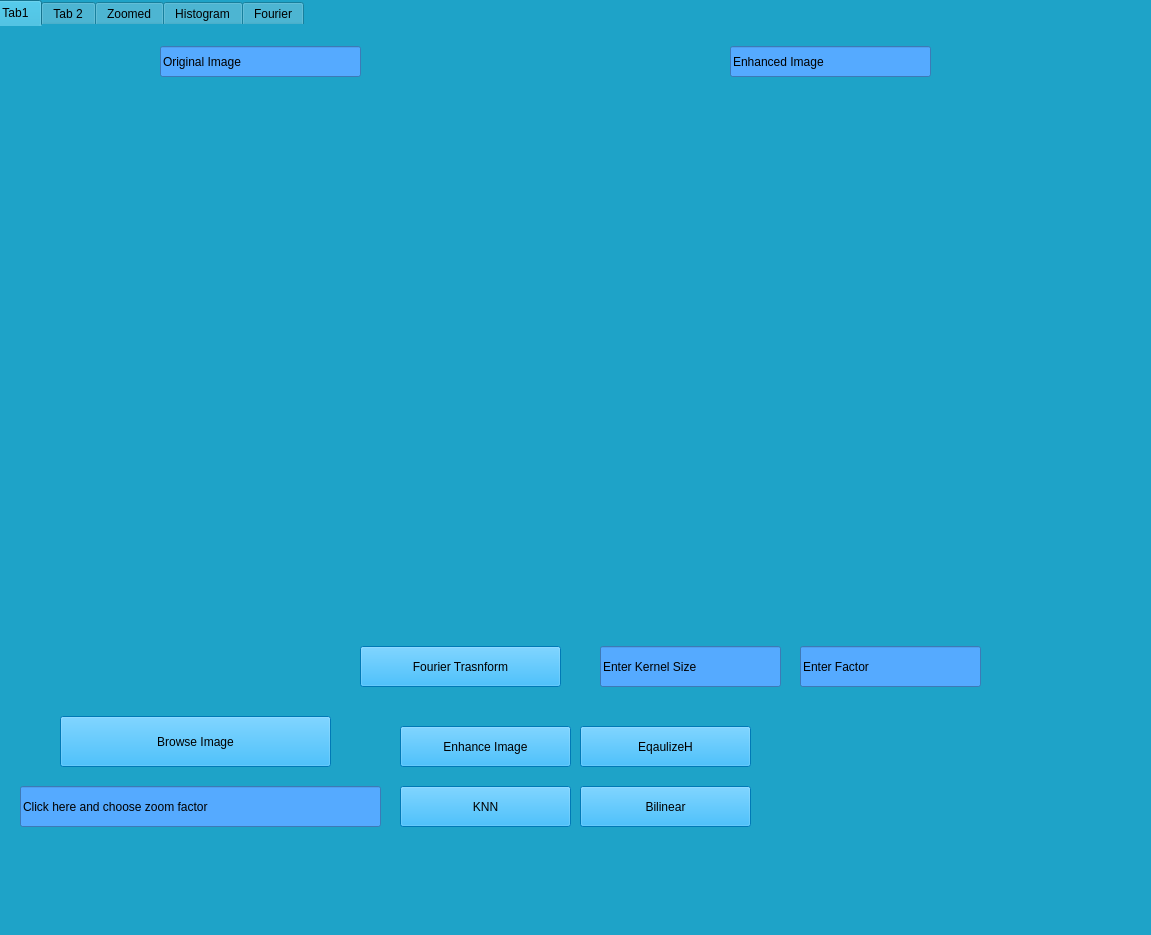
<?xml version="1.0" encoding="UTF-8"?>
<ui version="4.0">
 <class>MainWindow</class>
 <widget class="QMainWindow" name="MainWindow">
  <property name="geometry">
   <rect>
    <x>0</x>
    <y>0</y>
    <width>1151</width>
    <height>935</height>
   </rect>
  </property>
  <property name="windowTitle">
   <string>MainWindow</string>
  </property>
  <property name="layoutDirection">
   <enum>Qt::LeftToRight</enum>
  </property>
  <property name="styleSheet">
   <string notr="true">color: rgb(170, 85, 0);
background-color: rgb(30, 163, 200);
background-image: url(&quot;E:/Year3 Term1/Image processing/Task2/canvas.png&quot;);</string>
  </property>
  <widget class="QWidget" name="centralwidget">
   <widget class="QTabWidget" name="tabWidget">
    <property name="geometry">
     <rect>
      <x>-10</x>
      <y>0</y>
      <width>1191</width>
      <height>931</height>
     </rect>
    </property>
    <property name="toolTip">
     <string>&lt;!DOCTYPE HTML PUBLIC &quot;-//W3C//DTD HTML 4.0//EN&quot; &quot;http://www.w3.org/TR/REC-html40/strict.dtd&quot;&gt;
&lt;html&gt;&lt;head&gt;&lt;meta name=&quot;qrichtext&quot; content=&quot;1&quot; /&gt;&lt;style type=&quot;text/css&quot;&gt;
p, li { white-space: pre-wrap; }
&lt;/style&gt;&lt;/head&gt;&lt;body style=&quot; font-family:'MS Shell Dlg 2'; font-size:8pt; font-weight:400; font-style:normal;&quot;&gt;
&lt;p style=&quot;-qt-paragraph-type:empty; margin-top:12px; margin-bottom:12px; margin-left:0px; margin-right:0px; -qt-block-indent:0; text-indent:0px;&quot;&gt;&lt;br /&gt;&lt;/p&gt;&lt;/body&gt;&lt;/html&gt;</string>
    </property>
    <property name="whatsThis">
     <string>&lt;!DOCTYPE HTML PUBLIC &quot;-//W3C//DTD HTML 4.0//EN&quot; &quot;http://www.w3.org/TR/REC-html40/strict.dtd&quot;&gt;
&lt;html&gt;&lt;head&gt;&lt;meta name=&quot;qrichtext&quot; content=&quot;1&quot; /&gt;&lt;style type=&quot;text/css&quot;&gt;
p, li { white-space: pre-wrap; }
&lt;/style&gt;&lt;/head&gt;&lt;body style=&quot; font-family:'MS Shell Dlg 2'; font-size:8pt; font-weight:400; font-style:normal;&quot;&gt;
&lt;p style=&quot;-qt-paragraph-type:empty; margin-top:12px; margin-bottom:12px; margin-left:0px; margin-right:0px; -qt-block-indent:0; text-indent:0px;&quot;&gt;&lt;br /&gt;&lt;/p&gt;&lt;/body&gt;&lt;/html&gt;</string>
    </property>
    <property name="styleSheet">
     <string notr="true">border-color: qconicalgradient(cx:0, cy:0, angle:135, stop:0 rgba(255, 255, 0, 69), stop:0.375 rgba(255, 255, 0, 69), stop:0.423533 rgba(251, 255, 0, 145), stop:0.45 rgba(247, 255, 0, 208), stop:0.477581 rgba(255, 244, 71, 130), stop:0.518717 rgba(255, 218, 71, 130), stop:0.55 rgba(255, 255, 0, 255), stop:0.57754 rgba(255, 203, 0, 130), stop:0.625 rgba(255, 255, 0, 69), stop:1 rgba(255, 255, 0, 69));
color: rgb(0, 0, 0);
gridline-color: rgb(255, 170, 255);
</string>
    </property>
    <property name="currentIndex">
     <number>0</number>
    </property>
    <widget class="QWidget" name="tab_3">
     <attribute name="title">
      <string>Tab1</string>
     </attribute>
     <widget class="QLabel" name="Image">
      <property name="geometry">
       <rect>
        <x>20</x>
        <y>70</y>
        <width>531</width>
        <height>511</height>
       </rect>
      </property>
      <property name="text">
       <string/>
      </property>
      <property name="alignment">
       <set>Qt::AlignCenter</set>
      </property>
     </widget>
     <widget class="QPushButton" name="Browse">
      <property name="geometry">
       <rect>
        <x>70</x>
        <y>690</y>
        <width>271</width>
        <height>51</height>
       </rect>
      </property>
      <property name="styleSheet">
       <string notr="true">font: 14pt &quot;MS Shell Dlg 2&quot;;
font: 14pt &quot;MS Shell Dlg 2&quot;;
background-color: rgb(0, 170, 255);</string>
      </property>
      <property name="text">
       <string>Browse Image</string>
      </property>
     </widget>
     <widget class="QLineEdit" name="ZoomFactor">
      <property name="geometry">
       <rect>
        <x>30</x>
        <y>760</y>
        <width>361</width>
        <height>41</height>
       </rect>
      </property>
      <property name="styleSheet">
       <string notr="true">background-color: rgb(85, 170, 255);
font: 14pt &quot;MS Shell Dlg 2&quot;;</string>
      </property>
      <property name="text">
       <string>Click here and choose zoom factor</string>
      </property>
     </widget>
     <widget class="QPushButton" name="KNNBtn">
      <property name="geometry">
       <rect>
        <x>410</x>
        <y>760</y>
        <width>171</width>
        <height>41</height>
       </rect>
      </property>
      <property name="styleSheet">
       <string notr="true">font: 14pt &quot;MS Shell Dlg 2&quot;;
font: 14pt &quot;MS Shell Dlg 2&quot;;
background-color: rgb(0, 170, 255);</string>
      </property>
      <property name="text">
       <string>KNN</string>
      </property>
     </widget>
     <widget class="QPushButton" name="BilinearBtn">
      <property name="geometry">
       <rect>
        <x>590</x>
        <y>760</y>
        <width>171</width>
        <height>41</height>
       </rect>
      </property>
      <property name="styleSheet">
       <string notr="true">font: 14pt &quot;MS Shell Dlg 2&quot;;
font: 14pt &quot;MS Shell Dlg 2&quot;;
background-color: rgb(0, 170, 255);</string>
      </property>
      <property name="text">
       <string>Bilinear</string>
      </property>
     </widget>
     <widget class="QPushButton" name="EqualizeHBtn">
      <property name="geometry">
       <rect>
        <x>590</x>
        <y>700</y>
        <width>171</width>
        <height>41</height>
       </rect>
      </property>
      <property name="styleSheet">
       <string notr="true">font: 14pt &quot;MS Shell Dlg 2&quot;;
font: 14pt &quot;MS Shell Dlg 2&quot;;
background-color: rgb(0, 170, 255);</string>
      </property>
      <property name="text">
       <string>EqaulizeH</string>
      </property>
     </widget>
     <widget class="QLabel" name="Image_Enahnced">
      <property name="geometry">
       <rect>
        <x>580</x>
        <y>70</y>
        <width>531</width>
        <height>511</height>
       </rect>
      </property>
      <property name="text">
       <string/>
      </property>
      <property name="alignment">
       <set>Qt::AlignCenter</set>
      </property>
     </widget>
     <widget class="QLineEdit" name="ZoomFactor_6">
      <property name="geometry">
       <rect>
        <x>740</x>
        <y>20</y>
        <width>201</width>
        <height>31</height>
       </rect>
      </property>
      <property name="styleSheet">
       <string notr="true">background-color: rgb(85, 170, 255);
font: 14pt &quot;MS Shell Dlg 2&quot;;</string>
      </property>
      <property name="text">
       <string>Enhanced Image</string>
      </property>
     </widget>
     <widget class="QLineEdit" name="ZoomFactor_7">
      <property name="geometry">
       <rect>
        <x>170</x>
        <y>20</y>
        <width>201</width>
        <height>31</height>
       </rect>
      </property>
      <property name="styleSheet">
       <string notr="true">background-color: rgb(85, 170, 255);
font: 14pt &quot;MS Shell Dlg 2&quot;;</string>
      </property>
      <property name="text">
       <string>Original Image</string>
      </property>
     </widget>
     <widget class="QLineEdit" name="KernelSize">
      <property name="geometry">
       <rect>
        <x>610</x>
        <y>620</y>
        <width>181</width>
        <height>41</height>
       </rect>
      </property>
      <property name="styleSheet">
       <string notr="true">background-color: rgb(85, 170, 255);
font: 14pt &quot;MS Shell Dlg 2&quot;;</string>
      </property>
      <property name="text">
       <string>Enter Kernel Size</string>
      </property>
     </widget>
     <widget class="QLineEdit" name="FactorValue">
      <property name="geometry">
       <rect>
        <x>810</x>
        <y>620</y>
        <width>181</width>
        <height>41</height>
       </rect>
      </property>
      <property name="styleSheet">
       <string notr="true">background-color: rgb(85, 170, 255);
font: 14pt &quot;MS Shell Dlg 2&quot;;</string>
      </property>
      <property name="text">
       <string>Enter Factor </string>
      </property>
     </widget>
     <widget class="QPushButton" name="Enhance_BTN">
      <property name="geometry">
       <rect>
        <x>410</x>
        <y>700</y>
        <width>171</width>
        <height>41</height>
       </rect>
      </property>
      <property name="styleSheet">
       <string notr="true">font: 14pt &quot;MS Shell Dlg 2&quot;;
font: 14pt &quot;MS Shell Dlg 2&quot;;
background-color: rgb(0, 170, 255);</string>
      </property>
      <property name="text">
       <string>Enhance Image</string>
      </property>
     </widget>
     <widget class="QPushButton" name="Fourier">
      <property name="geometry">
       <rect>
        <x>370</x>
        <y>620</y>
        <width>201</width>
        <height>41</height>
       </rect>
      </property>
      <property name="styleSheet">
       <string notr="true">font: 14pt &quot;MS Shell Dlg 2&quot;;
font: 14pt &quot;MS Shell Dlg 2&quot;;
background-color: rgb(0, 170, 255);</string>
      </property>
      <property name="text">
       <string>Fourier Trasnform</string>
      </property>
     </widget>
    </widget>
    <widget class="QWidget" name="tab_2">
     <attribute name="title">
      <string>Tab 2</string>
     </attribute>
     <widget class="QLabel" name="Tab2Label">
      <property name="geometry">
       <rect>
        <x>40</x>
        <y>0</y>
        <width>721</width>
        <height>521</height>
       </rect>
      </property>
      <property name="styleSheet">
       <string notr="true">border-color: rgb(0, 255, 255);</string>
      </property>
      <property name="text">
       <string/>
      </property>
     </widget>
     <widget class="QSplitter" name="splitter">
      <property name="geometry">
       <rect>
        <x>820</x>
        <y>-10</y>
        <width>221</width>
        <height>131</height>
       </rect>
      </property>
      <property name="orientation">
       <enum>Qt::Vertical</enum>
      </property>
      <widget class="QPushButton" name="GenerateBtn">
       <property name="styleSheet">
        <string notr="true">font: 14pt &quot;MS Shell Dlg 2&quot;;
background-color: rgb(170, 255, 255);</string>
       </property>
       <property name="text">
        <string>Generate</string>
       </property>
      </widget>
      <widget class="QPushButton" name="ShowPixels">
       <property name="styleSheet">
        <string notr="true">font: 14pt &quot;MS Shell Dlg 2&quot;;
background-color: rgb(170, 255, 255);</string>
       </property>
       <property name="text">
        <string>Show Pixels</string>
       </property>
      </widget>
     </widget>
     <widget class="QLabel" name="Info">
      <property name="geometry">
       <rect>
        <x>800</x>
        <y>140</y>
        <width>291</width>
        <height>681</height>
       </rect>
      </property>
      <property name="styleSheet">
       <string notr="true">font: 14pt &quot;MS Shell Dlg 2&quot;;
color: rgb(0, 0, 0);</string>
      </property>
      <property name="text">
       <string/>
      </property>
     </widget>
    </widget>
    <widget class="QWidget" name="tab">
     <attribute name="title">
      <string>Zoomed</string>
     </attribute>
     <widget class="QLabel" name="ZoomLabel">
      <property name="geometry">
       <rect>
        <x>30</x>
        <y>30</y>
        <width>1031</width>
        <height>781</height>
       </rect>
      </property>
      <property name="text">
       <string/>
      </property>
     </widget>
    </widget>
    <widget class="QWidget" name="tab_4">
     <attribute name="title">
      <string>Histogram</string>
     </attribute>
     <widget class="QLabel" name="NormalizedH">
      <property name="geometry">
       <rect>
        <x>30</x>
        <y>510</y>
        <width>511</width>
        <height>351</height>
       </rect>
      </property>
      <property name="text">
       <string/>
      </property>
     </widget>
     <widget class="QLabel" name="EqualizedImage">
      <property name="geometry">
       <rect>
        <x>180</x>
        <y>30</y>
        <width>791</width>
        <height>421</height>
       </rect>
      </property>
      <property name="text">
       <string/>
      </property>
     </widget>
     <widget class="QLabel" name="EqaulizedH_N">
      <property name="geometry">
       <rect>
        <x>580</x>
        <y>510</y>
        <width>511</width>
        <height>341</height>
       </rect>
      </property>
      <property name="text">
       <string/>
      </property>
     </widget>
     <widget class="QLineEdit" name="ZoomFactor_2">
      <property name="geometry">
       <rect>
        <x>680</x>
        <y>460</y>
        <width>271</width>
        <height>41</height>
       </rect>
      </property>
      <property name="styleSheet">
       <string notr="true">background-color: rgb(85, 170, 255);
font: 14pt &quot;MS Shell Dlg 2&quot;;</string>
      </property>
      <property name="text">
       <string>Equalized's Normalization</string>
      </property>
     </widget>
     <widget class="QLineEdit" name="ZoomFactor_4">
      <property name="geometry">
       <rect>
        <x>190</x>
        <y>470</y>
        <width>151</width>
        <height>31</height>
       </rect>
      </property>
      <property name="styleSheet">
       <string notr="true">background-color: rgb(85, 170, 255);
font: 14pt &quot;MS Shell Dlg 2&quot;;</string>
      </property>
      <property name="text">
       <string>Normalized H</string>
      </property>
     </widget>
     <widget class="QLineEdit" name="ZoomFactor_5">
      <property name="geometry">
       <rect>
        <x>430</x>
        <y>0</y>
        <width>201</width>
        <height>31</height>
       </rect>
      </property>
      <property name="styleSheet">
       <string notr="true">background-color: rgb(85, 170, 255);
font: 14pt &quot;MS Shell Dlg 2&quot;;</string>
      </property>
      <property name="text">
       <string>Equalized Image</string>
      </property>
     </widget>
    </widget>
    <widget class="QWidget" name="tab_5">
     <attribute name="title">
      <string>Fourier</string>
     </attribute>
     <widget class="QLabel" name="Magnitude">
      <property name="geometry">
       <rect>
        <x>20</x>
        <y>500</y>
        <width>531</width>
        <height>401</height>
       </rect>
      </property>
      <property name="text">
       <string/>
      </property>
     </widget>
     <widget class="QLabel" name="Phase">
      <property name="geometry">
       <rect>
        <x>580</x>
        <y>500</y>
        <width>571</width>
        <height>401</height>
       </rect>
      </property>
      <property name="text">
       <string/>
      </property>
     </widget>
     <widget class="QLineEdit" name="KernelSize_2">
      <property name="geometry">
       <rect>
        <x>50</x>
        <y>450</y>
        <width>211</width>
        <height>41</height>
       </rect>
      </property>
      <property name="styleSheet">
       <string notr="true">background-color: rgb(85, 170, 255);
font: 14pt &quot;MS Shell Dlg 2&quot;;</string>
      </property>
      <property name="text">
       <string>Magnitude of Image</string>
      </property>
     </widget>
     <widget class="QLineEdit" name="KernelSize_3">
      <property name="geometry">
       <rect>
        <x>940</x>
        <y>450</y>
        <width>171</width>
        <height>41</height>
       </rect>
      </property>
      <property name="styleSheet">
       <string notr="true">background-color: rgb(85, 170, 255);
font: 14pt &quot;MS Shell Dlg 2&quot;;</string>
      </property>
      <property name="text">
       <string>Phase of Image</string>
      </property>
     </widget>
     <widget class="QLabel" name="Image_FourierTab">
      <property name="geometry">
       <rect>
        <x>300</x>
        <y>10</y>
        <width>551</width>
        <height>481</height>
       </rect>
      </property>
      <property name="text">
       <string/>
      </property>
      <property name="alignment">
       <set>Qt::AlignCenter</set>
      </property>
     </widget>
     <widget class="QLineEdit" name="KernelSize_4">
      <property name="geometry">
       <rect>
        <x>70</x>
        <y>80</y>
        <width>211</width>
        <height>41</height>
       </rect>
      </property>
      <property name="styleSheet">
       <string notr="true">background-color: rgb(85, 170, 255);
font: 14pt &quot;MS Shell Dlg 2&quot;;</string>
      </property>
      <property name="text">
       <string>Original Image</string>
      </property>
     </widget>
    </widget>
   </widget>
  </widget>
  <widget class="QStatusBar" name="statusbar"/>
 </widget>
 <resources/>
 <connections/>
</ui>
